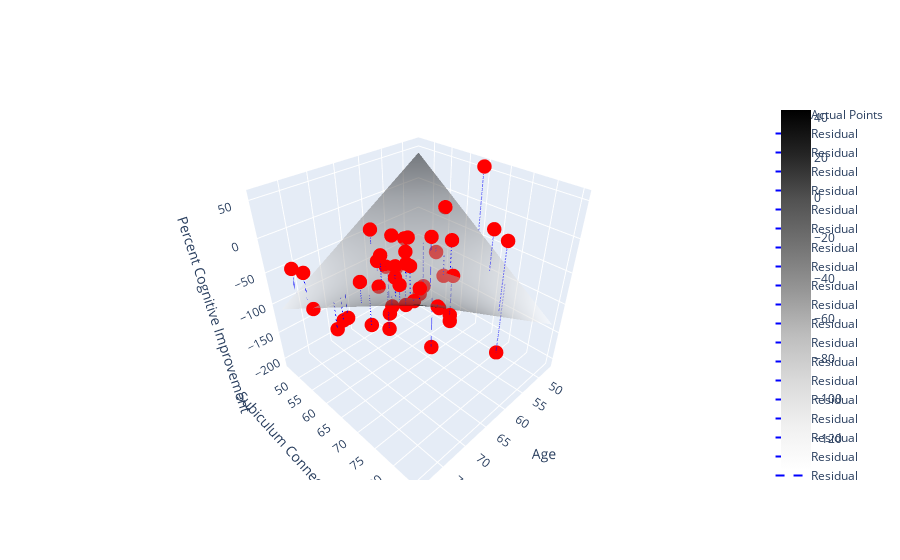

The notebook cell saved with this chart:
### Code cell
import os
import numpy as np
import pandas as pd
import plotly.graph_objects as go
from statsmodels.genmod.generalized_linear_model import GLMResults

def plot_residuals_plotly(fig, data_df, x_one, x_two, outcome, results):
    """
    Plots actual data points and residuals on the 3D plot using Plotly.

    Parameters
    ----------
    fig : Plotly figure object
        The Plotly figure to plot on.
    data_df : pd.DataFrame
        Dataframe containing the predictor variables and outcome.
    x_one : str
        Column name of the first predictor variable in the dataframe.
    x_two : str
        Column name of the second predictor variable in the dataframe.
    outcome : str
        Column name of the outcome variable in the dataframe.
    results : GLMResults
        Fitted model used for making predictions.
    """
    # Plot actual data points
    fig.add_trace(go.Scatter3d(
        x=data_df[x_one], y=data_df[x_two], z=data_df[outcome],
        mode='markers', marker=dict(color='red', size=5), name='Actual Points'))

    # Calculate predicted values and plot residuals
    for _, row in data_df.iterrows():
        x1_val, x2_val, y_val = row[x_one], row[x_two], row[outcome]
        y_pred_val = results.predict(pd.DataFrame({x_one: [x1_val], x_two: [x2_val]}))
        fig.add_trace(go.Scatter3d(
            x=[x1_val, x1_val], y=[x2_val, x2_val], z=[y_val, y_pred_val[0]],
            mode='lines', line=dict(color='blue', dash='dash'), name='Residual'))

def create_interaction_plot_plotly(data_df: pd.DataFrame,
                                   x_one: str,
                                   x_two: str,
                                   outcome: str,
                                   results: GLMResults,
                                   num_slices: int = 100,
                                   out_dir: str = './',
                                   labels: dict = None,
                                   residuals=False) -> go.Figure:
    """
    Creates a 3D plot visualizing the interaction of two predictor variables on the outcome using Plotly.

    Parameters
    ----------
    data_df : pd.DataFrame
        Dataframe containing the predictor variables and outcome.
    x_one : str
        Column name of the first predictor variable in the dataframe.
    x_two : str
        Column name of the second predictor variable in the dataframe.
    outcome : str
        Column name of the outcome variable in the dataframe.
    results : GLMResults
        Fitted model used for making predictions.
    num_slices : int, optional
        Number of slices to create in the 3D grid, default is 100.
        
    Returns
    -------
    go.Figure
        The created Plotly figure.
    """
    
    # Create grid of predictor variable values
    x1 = np.linspace(min(data_df[x_one]), max(data_df[x_one]), num_slices)
    x2 = np.linspace(min(data_df[x_two]), max(data_df[x_two]), num_slices)
    x1v, x2v = np.meshgrid(x1, x2)

    # Flattening the matrices to create a DataFrame for prediction
    X_grid = pd.DataFrame({
        x_one: x1v.ravel(),
        x_two: x2v.ravel(),
    })

    # Generate response values for grid
    y_pred = results.predict(X_grid).values.reshape(num_slices, num_slices)

    # Create a 3D surface plot
    fig = go.Figure(data=[go.Surface(z=y_pred, x=x1, y=x2, colorscale='Greys', opacity=0.5)])

    if residuals:
        plot_residuals_plotly(fig, data_df, x_one, x_two, outcome, results)

    # Set the axes labels
    format_label = lambda x: ' '.join(word.capitalize() for word in x.split('_'))
    if labels is not None:
        fig.update_layout(scene=dict(
            xaxis_title=labels.get('x', format_label(x_one)),
            yaxis_title=labels.get('y', format_label(x_two)),
            zaxis_title=labels.get('z', format_label(outcome))
        ))
    else:
        fig.update_layout(scene=dict(
            xaxis_title=format_label(x_one),
            yaxis_title=format_label(x_two),
            zaxis_title=format_label(outcome)
        ))

    # Save the plot as HTML file
    fig.write_html(os.path.join(out_dir, '2_variable.html'))
    print('Saved to file', out_dir)

    return fig

# Example usage:
x = 'Age'
y = 'Subiculum_Connectivity_T'
z = 'Percent_Cognitive_Improvement'
fig = create_interaction_plot_plotly(data_df, x, y, z, results, residuals=True)
fig.show()

### Figure 1 — Plotly figure (JSON) as saved in the notebook; plotly's stock layout.template omitted (floating-point values rounded to 4 significant figures; data arrays with more than 128 entries replaced by an {"elided": "..."} marker saying what was removed)
{"data": [{"colorscale": [[0, "rgb(255,255,255)"], [0.125, "rgb(240,240,240)"], [0.25, "rgb(217,217,217)"], [0.375, "rgb(189,189,189)"], [0.5, "rgb(150,150,150)"], [0.625, "rgb(115,115,115)"], [0.75, "rgb(82,82,82)"], [0.875, "rgb(37,37,37)"], [1, "rgb(0,0,0)"]], "opacity": 0.5, "type": "surface", "x": [47, 47.32, 47.65, 47.97, 48.29, 48.62, 48.94, 49.26, 49.59, 49.91, 50.23, 50.56, 50.88, 51.2, 51.53, 51.85, 52.17, 52.49, 52.82, 53.14, 53.46, 53.79, 54.11, 54.43, 54.76, 55.08, 55.4, 55.73, 56.05, 56.37, 56.7, 57.02, 57.34, 57.67, 57.99, 58.31, 58.64, 58.96, 59.28, 59.61, 59.93, 60.25, 60.58, 60.9, 61.22, 61.55, 61.87, 62.19, 62.52, 62.84, 63.16, 63.48, 63.81, 64.13, 64.45, 64.78, 65.1, 65.42, 65.75, 66.07, 66.39, 66.72, 67.04, 67.36, 67.69, 68.01, 68.33, 68.66, 68.98, 69.3, 69.63, 69.95, 70.27, 70.6, 70.92, 71.24, 71.57, 71.89, 72.21, 72.54, 72.86, 73.18, 73.51, 73.83, 74.15, 74.47, 74.8, 75.12, 75.44, 75.77, 76.09, 76.41, 76.74, 77.06, 77.38, 77.71, 78.03, 78.35, 78.68, 79], "y": [46.33, 46.72, 47.11, 47.51, 47.9, 48.29, 48.68, 49.07, 49.46, 49.85, 50.25, 50.64, 51.03, 51.42, 51.81, 52.2, 52.59, 52.99, 53.38, 53.77, 54.16, 54.55, 54.94, 55.33, 55.73, 56.12, 56.51, 56.9, 57.29, 57.68, 58.07, 58.47, 58.86, 59.25, 59.64, 60.03, 60.42, 60.81, 61.21, 61.6, 61.99, 62.38, 62.77, 63.16, 63.55, 63.95, 64.34, 64.73, 65.12, 65.51, 65.9, 66.29, 66.69, 67.08, 67.47, 67.86, 68.25, 68.64, 69.03, 69.43, 69.82, 70.21, 70.6, 70.99, 71.38, 71.77, 72.17, 72.56, 72.95, 73.34, 73.73, 74.12, 74.51, 74.91, 75.3, 75.69, 76.08, 76.47, 76.86, 77.25, 77.65, 78.04, 78.43, 78.82, 79.21, 79.6, 79.99, 80.39, 80.78, 81.17, 81.56, 81.95, 82.34, 82.73, 83.13, 83.52, 83.91, 84.3, 84.69, 85.08], "z": {"elided": "100x100 float values"}}, {"marker": {"color": "red", "size": 5}, "mode": "markers", "name": "Actual Points", "type": "scatter3d", "x": [62, 77, 76, 65, 50, 66, 64, 60, 72, 72, 62, 69, 67, 60, 67, 52, 75, 68, 72, 58, 47, 61, 73, 69, 74, 72, 69, 66, 68, 74, 66, 57, 57, 72, 58, 73, 72, 77, 71, 79, 74, 76, 59, 51, 77, 71], "y": [56.86, 52.97, 62.46, 59.61, 57.93, 63.32, 53.32, 57.98, 66.95, 69.27, 83.62, 69.76, 67.43, 71.16, 61.95, 72.55, 62.12, 60.94, 71.22, 68.86, 64.53, 60.27, 71.68, 76.11, 67.39, 75.53, 77.66, 65.99, 72.0, 74.95, 72.27, 63.36, 65.6, 80.61, 61.05, 72.69, 76.83, 69.98, 66.34, 58.9, 85.08, 46.33, 69.45, 75.74, 62.01, 73.49], "z": [-21.43, -36.36, -78.95, -129.4, -10.53, -38.46, -15.38, -29.17, -30.43, -84.62, 41.67, -60, -16.13, -48.28, -36.84, -3.125, -81.25, -27.78, -4.348, -140, 54.55, -18.75, -37.5, -100, -76.47, -20.83, -35.71, -7.143, -40, 6.25, 29.41, -45.71, -77.27, -9.524, -105.9, 18.18, 0, 5.556, 6.25, -61.54, 5.556, -54.55, -4.762, -207.7, -90, 13.64]}, {"line": {"color": "blue", "dash": "dash"}, "mode": "lines", "name": "Residual", "type": "scatter3d", "x": [62, 62], "y": [56.86, 56.86], "z": [-21.43, -34.68]}, {"line": {"color": "blue", "dash": "dash"}, "mode": "lines", "name": "Residual", "type": "scatter3d", "x": [77, 77], "y": [52.97, 52.97], "z": [-36.36, -77.29]}, {"line": {"color": "blue", "dash": "dash"}, "mode": "lines", "name": "Residual", "type": "scatter3d", "x": [76, 76], "y": [62.46, 62.46], "z": [-78.95, -45.48]}, {"line": {"color": "blue", "dash": "dash"}, "mode": "lines", "name": "Residual", "type": "scatter3d", "x": [65, 65], "y": [59.61, 59.61], "z": [-129.4, -40.27]}, {"line": {"color": "blue", "dash": "dash"}, "mode": "lines", "name": "Residual", "type": "scatter3d", "x": [50, 50], "y": [57.93, 57.93], "z": [-10.53, -14.94]}, {"line": {"color": "blue", "dash": "dash"}, "mode": "lines", "name": "Residual", "type": "scatter3d", "x": [66, 66], "y": [63.32, 63.32], "z": [-38.46, -40.07]}, {"line": {"color": "blue", "dash": "dash"}, "mode": "lines", "name": "Residual", "type": "scatter3d", "x": [64, 64], "y": [53.32, 53.32], "z": [-15.38, -38.18]}, {"line": {"color": "blue", "dash": "dash"}, "mode": "lines", "name": "Residual", "type": "scatter3d", "x": [60, 60], "y": [57.98, 57.98], "z": [-29.17, -32.04]}, {"line": {"color": "blue", "dash": "dash"}, "mode": "lines", "name": "Residual", "type": "scatter3d", "x": [72, 72], "y": [66.95, 66.95], "z": [-30.43, -34.56]}, {"line": {"color": "blue", "dash": "dash"}, "mode": "lines", "name": "Residual", "type": "scatter3d", "x": [72, 72], "y": [69.27, 69.27], "z": [-84.62, -29.98]}, {"line": {"color": "blue", "dash": "dash"}, "mode": "lines", "name": "Residual", "type": "scatter3d", "x": [62, 62], "y": [83.62, 83.62], "z": [41.67, -52.37]}, {"line": {"color": "blue", "dash": "dash"}, "mode": "lines", "name": "Residual", "type": "scatter3d", "x": [69, 69], "y": [69.76, 69.76], "z": [-60, -33.27]}, {"line": {"color": "blue", "dash": "dash"}, "mode": "lines", "name": "Residual", "type": "scatter3d", "x": [67, 67], "y": [67.43, 67.43], "z": [-16.13, -37.64]}, {"line": {"color": "blue", "dash": "dash"}, "mode": "lines", "name": "Residual", "type": "scatter3d", "x": [60, 60], "y": [71.16, 71.16], "z": [-48.28, -47.71]}, {"line": {"color": "blue", "dash": "dash"}, "mode": "lines", "name": "Residual", "type": "scatter3d", "x": [67, 67], "y": [61.95, 61.95], "z": [-36.84, -41.25]}, {"line": {"color": "blue", "dash": "dash"}, "mode": "lines", "name": "Residual", "type": "scatter3d", "x": [52, 52], "y": [72.55, 72.55], "z": [-3.125, -66.61]}, {"line": {"color": "blue", "dash": "dash"}, "mode": "lines", "name": "Residual", "type": "scatter3d", "x": [75, 75], "y": [62.12, 62.12], "z": [-81.25, -45.92]}, {"line": {"color": "blue", "dash": "dash"}, "mode": "lines", "name": "Residual", "type": "scatter3d", "x": [68, 68], "y": [60.94, 60.94], "z": [-27.78, -42.82]}, {"line": {"color": "blue", "dash": "dash"}, "mode": "lines", "name": "Residual", "type": "scatter3d", "x": [72, 72], "y": [71.22, 71.22], "z": [-4.348, -26.11]}, {"line": {"color": "blue", "dash": "dash"}, "mode": "lines", "name": "Residual", "type": "scatter3d", "x": [58, 58], "y": [68.86, 68.86], "z": [-140, -47.34]}, {"line": {"color": "blue", "dash": "dash"}, "mode": "lines", "name": "Residual", "type": "scatter3d", "x": [47, 47], "y": [64.53, 64.53], "z": [54.55, -40.32]}, {"line": {"color": "blue", "dash": "dash"}, "mode": "lines", "name": "Residual", "type": "scatter3d", "x": [61, 61], "y": [60.27, 60.27], "z": [-18.75, -35.85]}, {"line": {"color": "blue", "dash": "dash"}, "mode": "lines", "name": "Residual", "type": "scatter3d", "x": [73, 73], "y": [71.68, 71.68], "z": [-37.5, -23.29]}, {"line": {"color": "blue", "dash": "dash"}, "mode": "lines", "name": "Residual", "type": "scatter3d", "x": [69, 69], "y": [76.11, 76.11], "z": [-100, -25.73]}, {"line": {"color": "blue", "dash": "dash"}, "mode": "lines", "name": "Residual", "type": "scatter3d", "x": [74, 74], "y": [67.39, 67.39], "z": [-76.47, -32.11]}, {"line": {"color": "blue", "dash": "dash"}, "mode": "lines", "name": "Residual", "type": "scatter3d", "x": [72, 72], "y": [75.53, 75.53], "z": [-20.83, -17.59]}, {"line": {"color": "blue", "dash": "dash"}, "mode": "lines", "name": "Residual", "type": "scatter3d", "x": [69, 69], "y": [77.66, 77.66], "z": [-35.71, -23.89]}, {"line": {"color": "blue", "dash": "dash"}, "mode": "lines", "name": "Residual", "type": "scatter3d", "x": [66, 66], "y": [65.99, 65.99], "z": [-7.143, -39.01]}, {"line": {"color": "blue", "dash": "dash"}, "mode": "lines", "name": "Residual", "type": "scatter3d", "x": [68, 68], "y": [72.0, 72.0], "z": [-40, -32.62]}, {"line": {"color": "blue", "dash": "dash"}, "mode": "lines", "name": "Residual", "type": "scatter3d", "x": [74, 74], "y": [74.95, 74.95], "z": [6.25, -13.16]}, {"line": {"color": "blue", "dash": "dash"}, "mode": "lines", "name": "Residual", "type": "scatter3d", "x": [66, 66], "y": [72.27, 72.27], "z": [29.41, -36.54]}, {"line": {"color": "blue", "dash": "dash"}, "mode": "lines", "name": "Residual", "type": "scatter3d", "x": [57, 57], "y": [63.36, 63.36], "z": [-45.71, -37.63]}, {"line": {"color": "blue", "dash": "dash"}, "mode": "lines", "name": "Residual", "type": "scatter3d", "x": [57, 57], "y": [65.6, 65.6], "z": [-77.27, -42.06]}, {"line": {"color": "blue", "dash": "dash"}, "mode": "lines", "name": "Residual", "type": "scatter3d", "x": [72, 72], "y": [80.61, 80.61], "z": [-9.524, -7.535]}, {"line": {"color": "blue", "dash": "dash"}, "mode": "lines", "name": "Residual", "type": "scatter3d", "x": [58, 58], "y": [61.05, 61.05], "z": [-105.9, -33.93]}, {"line": {"color": "blue", "dash": "dash"}, "mode": "lines", "name": "Residual", "type": "scatter3d", "x": [73, 73], "y": [72.69, 72.69], "z": [18.18, -21.02]}, {"line": {"color": "blue", "dash": "dash"}, "mode": "lines", "name": "Residual", "type": "scatter3d", "x": [72, 72], "y": [76.83, 76.83], "z": [0, -15.02]}, {"line": {"color": "blue", "dash": "dash"}, "mode": "lines", "name": "Residual", "type": "scatter3d", "x": [77, 77], "y": [69.98, 69.98], "z": [5.556, -21.18]}, {"line": {"color": "blue", "dash": "dash"}, "mode": "lines", "name": "Residual", "type": "scatter3d", "x": [71, 71], "y": [66.34, 66.34], "z": [6.25, -36.29]}, {"line": {"color": "blue", "dash": "dash"}, "mode": "lines", "name": "Residual", "type": "scatter3d", "x": [79, 79], "y": [58.9, 58.9], "z": [-61.54, -60.62]}, {"line": {"color": "blue", "dash": "dash"}, "mode": "lines", "name": "Residual", "type": "scatter3d", "x": [74, 74], "y": [85.08, 85.08], "z": [5.556, 12.24]}, {"line": {"color": "blue", "dash": "dash"}, "mode": "lines", "name": "Residual", "type": "scatter3d", "x": [76, 76], "y": [46.33, 46.33], "z": [-54.55, -94.42]}, {"line": {"color": "blue", "dash": "dash"}, "mode": "lines", "name": "Residual", "type": "scatter3d", "x": [59, 59], "y": [69.45, 69.45], "z": [-4.762, -47.01]}, {"line": {"color": "blue", "dash": "dash"}, "mode": "lines", "name": "Residual", "type": "scatter3d", "x": [51, 51], "y": [75.74, 75.74], "z": [-207.7, -80.15]}, {"line": {"color": "blue", "dash": "dash"}, "mode": "lines", "name": "Residual", "type": "scatter3d", "x": [77, 77], "y": [62.01, 62.01], "z": [-90, -47.48]}, {"line": {"color": "blue", "dash": "dash"}, "mode": "lines", "name": "Residual", "type": "scatter3d", "x": [71, 71], "y": [73.49, 73.49], "z": [13.64, -24.03]}], "layout": {"scene": {"xaxis": {"title": {"text": "Age"}}, "yaxis": {"title": {"text": "Subiculum Connectivity T"}}, "zaxis": {"title": {"text": "Percent Cognitive Improvement"}}}}}
